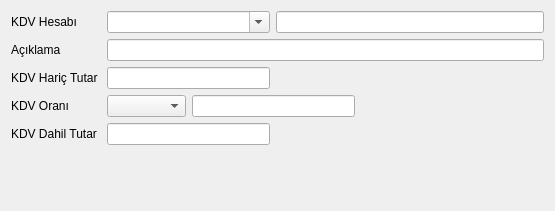
<?xml version="1.0" encoding="UTF-8"?>
<ui version="4.0">
 <class>MUH_KDV_AYIRMA_BATCH</class>
 <widget class="QDialog" name="MUH_KDV_AYIRMA_BATCH">
  <property name="geometry">
   <rect>
    <x>0</x>
    <y>0</y>
    <width>555</width>
    <height>211</height>
   </rect>
  </property>
  <property name="sizePolicy">
   <sizepolicy hsizetype="Expanding" vsizetype="Expanding">
    <horstretch>0</horstretch>
    <verstretch>0</verstretch>
   </sizepolicy>
  </property>
  <property name="minimumSize">
   <size>
    <width>555</width>
    <height>211</height>
   </size>
  </property>
  <property name="maximumSize">
   <size>
    <width>555</width>
    <height>211</height>
   </size>
  </property>
  <property name="windowTitle">
   <string>KDV AYIRMA</string>
  </property>
  <layout class="QGridLayout" name="gridLayout_2" rowstretch="1,1,1">
   <property name="sizeConstraint">
    <enum>QLayout::SetNoConstraint</enum>
   </property>
   <item row="0" column="0" colspan="2">
    <layout class="QGridLayout" name="gridLayout" columnstretch="1,3,3,3,7">
     <item row="0" column="0">
      <widget class="QLabel" name="label">
       <property name="sizePolicy">
        <sizepolicy hsizetype="Fixed" vsizetype="Fixed">
         <horstretch>0</horstretch>
         <verstretch>0</verstretch>
        </sizepolicy>
       </property>
       <property name="text">
        <string>KDV Hesabı</string>
       </property>
      </widget>
     </item>
     <item row="0" column="1" colspan="2">
      <widget class="QComboBox" name="comboBox_kdv_hesabi">
       <property name="sizePolicy">
        <sizepolicy hsizetype="Expanding" vsizetype="Fixed">
         <horstretch>0</horstretch>
         <verstretch>0</verstretch>
        </sizepolicy>
       </property>
       <property name="editable">
        <bool>true</bool>
       </property>
      </widget>
     </item>
     <item row="1" column="0">
      <widget class="QLabel" name="label_2">
       <property name="sizePolicy">
        <sizepolicy hsizetype="Fixed" vsizetype="Fixed">
         <horstretch>0</horstretch>
         <verstretch>0</verstretch>
        </sizepolicy>
       </property>
       <property name="text">
        <string>Açıklama</string>
       </property>
      </widget>
     </item>
     <item row="1" column="1" colspan="4">
      <widget class="QLineEdit" name="lineEdit_aciklama">
       <property name="maxLength">
        <number>128</number>
       </property>
      </widget>
     </item>
     <item row="2" column="0">
      <widget class="QLabel" name="label_3">
       <property name="sizePolicy">
        <sizepolicy hsizetype="Fixed" vsizetype="Fixed">
         <horstretch>0</horstretch>
         <verstretch>0</verstretch>
        </sizepolicy>
       </property>
       <property name="text">
        <string>KDV Hariç Tutar </string>
       </property>
      </widget>
     </item>
     <item row="3" column="0">
      <widget class="QLabel" name="label_4">
       <property name="sizePolicy">
        <sizepolicy hsizetype="Fixed" vsizetype="Fixed">
         <horstretch>0</horstretch>
         <verstretch>0</verstretch>
        </sizepolicy>
       </property>
       <property name="text">
        <string>KDV Oranı</string>
       </property>
      </widget>
     </item>
     <item row="3" column="4">
      <spacer name="horizontalSpacer_2">
       <property name="orientation">
        <enum>Qt::Horizontal</enum>
       </property>
       <property name="sizeHint" stdset="0">
        <size>
         <width>18</width>
         <height>20</height>
        </size>
       </property>
      </spacer>
     </item>
     <item row="4" column="0">
      <widget class="QLabel" name="label_5">
       <property name="sizePolicy">
        <sizepolicy hsizetype="Fixed" vsizetype="Fixed">
         <horstretch>0</horstretch>
         <verstretch>0</verstretch>
        </sizepolicy>
       </property>
       <property name="text">
        <string>KDV Dahil Tutar</string>
       </property>
      </widget>
     </item>
     <item row="2" column="1" colspan="2">
      <widget class="QCommaEdit" name="commaEdit_kdv_haric_tutar">
       <property name="focusPolicy">
        <enum>Qt::NoFocus</enum>
       </property>
       <property name="whatsThis">
        <string>Sayilari formatina(Or:1,000,234.50) donusturur. </string>
       </property>
       <property name="readOnly">
        <bool>true</bool>
       </property>
       <property name="QCommaEdit" stdset="0">
        <rect>
         <x>0</x>
         <y>0</y>
         <width>100</width>
         <height>100</height>
        </rect>
       </property>
      </widget>
     </item>
     <item row="3" column="2" colspan="2">
      <widget class="QCommaEdit" name="commaEdit_kdv_tutari">
       <property name="focusPolicy">
        <enum>Qt::NoFocus</enum>
       </property>
       <property name="toolTip">
        <string>KDV Tutarı</string>
       </property>
       <property name="whatsThis">
        <string>Sayilari formatina(Or:1,000,234.50) donusturur. </string>
       </property>
       <property name="readOnly">
        <bool>true</bool>
       </property>
       <property name="QCommaEdit" stdset="0">
        <rect>
         <x>0</x>
         <y>0</y>
         <width>100</width>
         <height>100</height>
        </rect>
       </property>
      </widget>
     </item>
     <item row="4" column="1" colspan="2">
      <widget class="QCommaEdit" name="commaEdit_kdv_dahil_tutar">
       <property name="focusPolicy">
        <enum>Qt::NoFocus</enum>
       </property>
       <property name="whatsThis">
        <string>Sayilari formatina(Or:1,000,234.50) donusturur. </string>
       </property>
       <property name="readOnly">
        <bool>true</bool>
       </property>
       <property name="QCommaEdit" stdset="0">
        <rect>
         <x>0</x>
         <y>0</y>
         <width>100</width>
         <height>100</height>
        </rect>
       </property>
      </widget>
     </item>
     <item row="0" column="3" colspan="2">
      <widget class="QLineEdit" name="lineEdit_kdv_hesap_ismi">
       <property name="focusPolicy">
        <enum>Qt::NoFocus</enum>
       </property>
       <property name="readOnly">
        <bool>true</bool>
       </property>
      </widget>
     </item>
     <item row="3" column="1">
      <widget class="QComboBox" name="comboBox_kdv_orani">
       <property name="sizePolicy">
        <sizepolicy hsizetype="Expanding" vsizetype="Fixed">
         <horstretch>0</horstretch>
         <verstretch>0</verstretch>
        </sizepolicy>
       </property>
       <property name="sizeAdjustPolicy">
        <enum>QComboBox::AdjustToMinimumContentsLength</enum>
       </property>
      </widget>
     </item>
    </layout>
   </item>
   <item row="2" column="0">
    <spacer name="horizontalSpacer">
     <property name="orientation">
      <enum>Qt::Horizontal</enum>
     </property>
     <property name="sizeHint" stdset="0">
      <size>
       <width>356</width>
       <height>20</height>
      </size>
     </property>
    </spacer>
   </item>
   <item row="2" column="1">
    <widget class="QWidget" name="widget_batch_buttons" native="true">
     <property name="sizePolicy">
      <sizepolicy hsizetype="Expanding" vsizetype="Fixed">
       <horstretch>0</horstretch>
       <verstretch>0</verstretch>
      </sizepolicy>
     </property>
    </widget>
   </item>
   <item row="1" column="1">
    <spacer name="verticalSpacer">
     <property name="orientation">
      <enum>Qt::Vertical</enum>
     </property>
     <property name="sizeHint" stdset="0">
      <size>
       <width>20</width>
       <height>40</height>
      </size>
     </property>
    </spacer>
   </item>
  </layout>
 </widget>
 <customwidgets>
  <customwidget>
   <class>QCommaEdit</class>
   <extends>QLineEdit</extends>
   <header>QCommaEdit.h</header>
  </customwidget>
 </customwidgets>
 <tabstops>
  <tabstop>comboBox_kdv_hesabi</tabstop>
  <tabstop>lineEdit_aciklama</tabstop>
  <tabstop>comboBox_kdv_orani</tabstop>
 </tabstops>
 <resources/>
 <connections/>
</ui>
